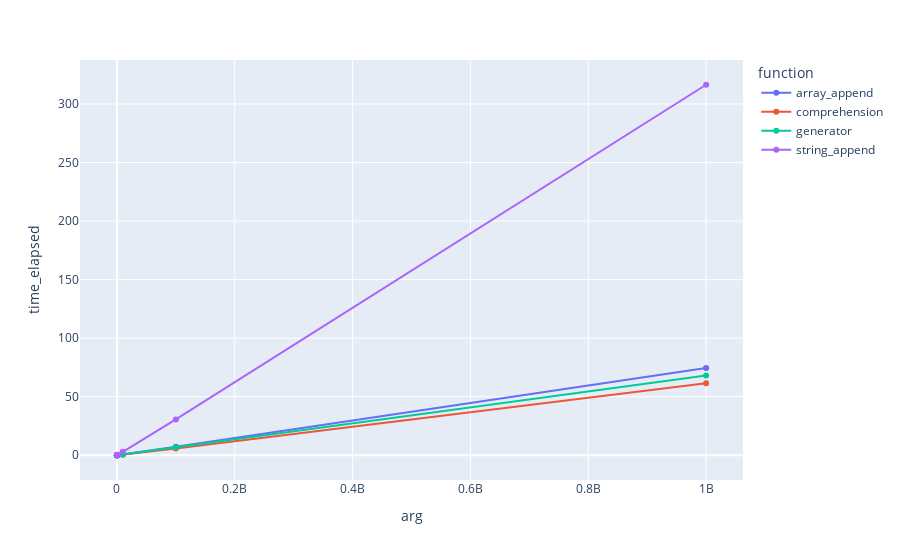
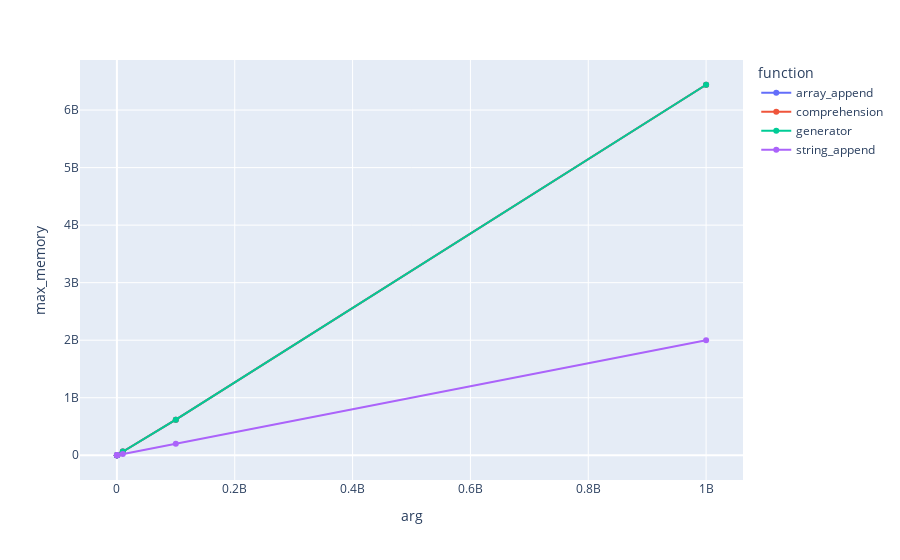

Source (notebook cell) for these figures, in order:
### Markdown cell above
### String Matching
*Lessons learned*
* String appending is terrible for performance. Remarkably it uses the least memory though, still don't use it
* Comprehension better than array_append (~20%) faster

### Code cell
fig1_time = px.line(agg_df[(agg_df['goal'] == 'stringMatch') & (agg_df['function'] != 'read_file')], x="arg", y="time_elapsed", color='function')
for i in range(len(fig1_time.data)):
    fig1_time.data[i].update(mode='markers+lines')
fig1_time.show()

fig1_mem = px.line(agg_df[(agg_df['goal'] == 'stringMatch') & (agg_df['function'] != 'read_file')], x="arg", y="max_memory", color='function')
for i in range(len(fig1_mem.data)):
    fig1_mem.data[i].update(mode='markers+lines')
fig1_mem.show()

### Figure 1 — Plotly figure (JSON) as saved in the notebook; plotly's stock layout.template omitted (floating-point values rounded to 4 significant figures)
{"data": [{"hovertemplate": "function=array_append<br>arg=%{x}<br>time_elapsed=%{y}<extra></extra>", "legendgroup": "array_append", "line": {"color": "#636efa", "dash": "solid"}, "marker": {"symbol": "circle"}, "mode": "markers+lines", "name": "array_append", "orientation": "v", "showlegend": true, "type": "scatter", "x": [100, 1000, 10000, 100000, 1000000, 10000000, 100000000, 1000000000], "xaxis": "x", "y": [0.0006083, 0.0004777, 0.005029, 0.008136, 0.07425, 0.7163, 7.315, 74.48], "yaxis": "y"}, {"hovertemplate": "function=comprehension<br>arg=%{x}<br>time_elapsed=%{y}<extra></extra>", "legendgroup": "comprehension", "line": {"color": "#EF553B", "dash": "solid"}, "marker": {"symbol": "circle"}, "mode": "markers+lines", "name": "comprehension", "orientation": "v", "showlegend": true, "type": "scatter", "x": [100, 1000, 10000, 100000, 1000000, 10000000, 100000000, 1000000000], "xaxis": "x", "y": [0.0001209, 0.0001728, 0.0007272, 0.006858, 0.05833, 0.5936, 5.842, 61.53], "yaxis": "y"}, {"hovertemplate": "function=generator<br>arg=%{x}<br>time_elapsed=%{y}<extra></extra>", "legendgroup": "generator", "line": {"color": "#00cc96", "dash": "solid"}, "marker": {"symbol": "circle"}, "mode": "markers+lines", "name": "generator", "orientation": "v", "showlegend": true, "type": "scatter", "x": [100, 1000, 10000, 100000, 1000000, 10000000, 100000000, 1000000000], "xaxis": "x", "y": [9.375e-05, 0.000167, 0.004205, 0.007541, 0.0663, 0.6634, 6.678, 68.03], "yaxis": "y"}, {"hovertemplate": "function=string_append<br>arg=%{x}<br>time_elapsed=%{y}<extra></extra>", "legendgroup": "string_append", "line": {"color": "#ab63fa", "dash": "solid"}, "marker": {"symbol": "circle"}, "mode": "markers+lines", "name": "string_append", "orientation": "v", "showlegend": true, "type": "scatter", "x": [100, 1000, 10000, 100000, 1000000, 10000000, 100000000, 1000000000], "xaxis": "x", "y": [8.898e-05, 0.0002651, 0.003098, 0.03133, 0.3263, 2.96, 30.6, 316.4], "yaxis": "y"}], "layout": {"legend": {"title": {"text": "function"}, "tracegroupgap": 0}, "margin": {"t": 60}, "xaxis": {"anchor": "y", "domain": [0, 1], "title": {"text": "arg"}}, "yaxis": {"anchor": "x", "domain": [0, 1], "title": {"text": "time_elapsed"}}}}

### Figure 2 — Plotly figure (JSON) as saved in the notebook; plotly's stock layout.template omitted (floating-point values rounded to 4 significant figures)
{"data": [{"hovertemplate": "function=array_append<br>arg=%{x}<br>max_memory=%{y}<extra></extra>", "legendgroup": "array_append", "line": {"color": "#636efa", "dash": "solid"}, "marker": {"symbol": "circle"}, "mode": "markers+lines", "name": "array_append", "orientation": "v", "showlegend": true, "type": "scatter", "x": [100, 1000, 10000, 100000, 1000000, 10000000, 100000000, 1000000000], "xaxis": "x", "y": [6597, 7218, 62876, 599584, 6241721, 64973098, 618757471, 6440198191], "yaxis": "y"}, {"hovertemplate": "function=comprehension<br>arg=%{x}<br>max_memory=%{y}<extra></extra>", "legendgroup": "comprehension", "line": {"color": "#EF553B", "dash": "solid"}, "marker": {"symbol": "circle"}, "mode": "markers+lines", "name": "comprehension", "orientation": "v", "showlegend": true, "type": "scatter", "x": [100, 1000, 10000, 100000, 1000000, 10000000, 100000000, 1000000000], "xaxis": "x", "y": [5821, 7218, 62876, 599584, 6241721, 64973098, 618757471, 6440198191], "yaxis": "y"}, {"hovertemplate": "function=generator<br>arg=%{x}<br>max_memory=%{y}<extra></extra>", "legendgroup": "generator", "line": {"color": "#00cc96", "dash": "solid"}, "marker": {"symbol": "circle"}, "mode": "markers+lines", "name": "generator", "orientation": "v", "showlegend": true, "type": "scatter", "x": [100, 1000, 10000, 100000, 1000000, 10000000, 100000000, 1000000000], "xaxis": "x", "y": [5821, 7218, 62980, 599688, 6241825, 64973202, 618757575, 6440198295], "yaxis": "y"}, {"hovertemplate": "function=string_append<br>arg=%{x}<br>max_memory=%{y}<extra></extra>", "legendgroup": "string_append", "line": {"color": "#ab63fa", "dash": "solid"}, "marker": {"symbol": "circle"}, "mode": "markers+lines", "name": "string_append", "orientation": "v", "showlegend": true, "type": "scatter", "x": [100, 1000, 10000, 100000, 1000000, 10000000, 100000000, 1000000000], "xaxis": "x", "y": [5821, 7218, 25219, 205220, 2005221, 20005222, 200005223, 2000005224], "yaxis": "y"}], "layout": {"legend": {"title": {"text": "function"}, "tracegroupgap": 0}, "margin": {"t": 60}, "xaxis": {"anchor": "y", "domain": [0, 1], "title": {"text": "arg"}}, "yaxis": {"anchor": "x", "domain": [0, 1], "title": {"text": "max_memory"}}}}
